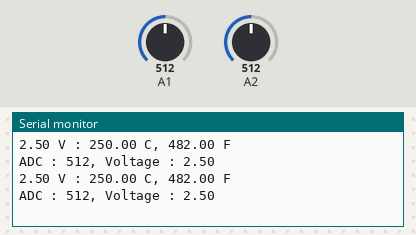
A sketch run on a simulated Arduino Uno, built with avr-gcc and run on an emulated ATmega328P. On the bench: the last lines printed to the serial monitor. The test bench sets the inputs (shaded band); at power-on: A1 = 512, A2 = 512.

Above: at 1.8 s.
1.9 s: A1 set to 716
At 2.7 s:
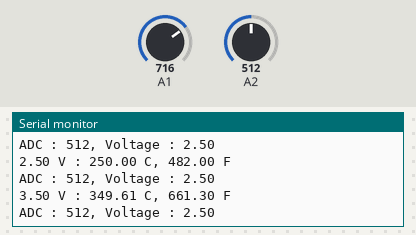
3.4 s: A2 set to 716
At 4.4 s:
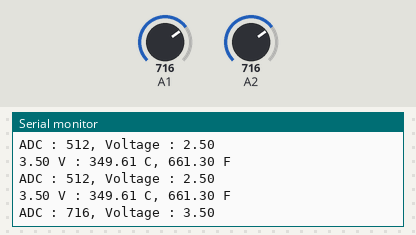
4.9 s: A1 set to 900
At 5.8 s:
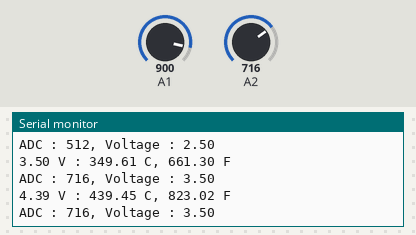
6.4 s: A2 set to 900
At 7.8 s:
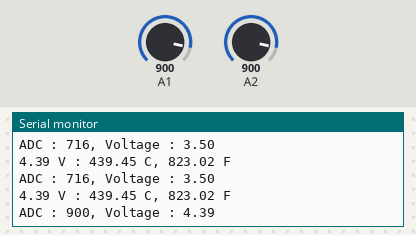
Timing chart, 0 to 8.9 s (numbered marks = the images above; inputs shaded):
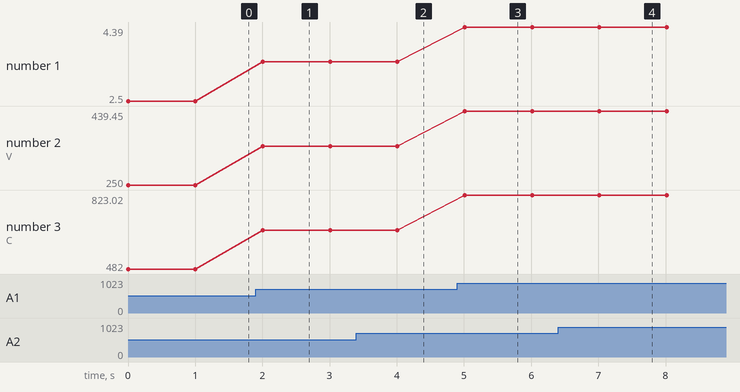

Measured:
- after the input at 1.9 s, the serial monitor: prints a new line after 0.11 s (image 1)
- after the input at 3.4 s, the serial monitor: prints a new line after 0.64 s (image 2)
- after the input at 4.9 s, the serial monitor: prints a new line after 0.11 s (image 3)
- after the input at 6.4 s, the serial monitor: prints a new line after 0.65 s (image 4)
- plotted number 1: 2.5 → 3.5 after the input at 1.9 s, 3.5 → 4.39 after the input at 4.9 s
- plotted number 2: 250 → 349.61 after the input at 1.9 s, 349.61 → 439.45 after the input at 4.9 s
- plotted number 3: 482 → 661.3 after the input at 1.9 s, 661.3 → 823.02 after the input at 4.9 s

The sketch:

LAB7_2_201824552.ino
```cpp
// 온도센서 A1;
// 조도센서 A2;
void readTemperature();
void readIllumiance();

void setup() {
  Serial.begin(9600);
}

void loop() {
  readTemperature();
  readIllumiance();
  delay(1000);
}

void readTemperature(){

  // Convert Return-value of ADC to Voltage
  float voltage = (float)analogRead(A1) * 5.0 / 1024.0;
  Serial.print(voltage);
  Serial.print(" V : ");

  // C temp
  float temp_C = voltage * 100.0;
  Serial.print(temp_C);
  Serial.print(" C, ");

  // F temp
  float temp_F = (temp_C * 9.0 / 5.0) + 32.0;
  Serial.print(temp_F);
  Serial.println(" F");
}

void readIllumiance(){

  int reading = analogRead(A2);
  Serial.print("ADC : ");
  Serial.print(reading);

  // Convert Return-value of ADC to Voltage
  float voltage = reading * 5.0 / 1024.0;
  Serial.print(", Voltage : ");
  Serial.println(voltage);
}
```
